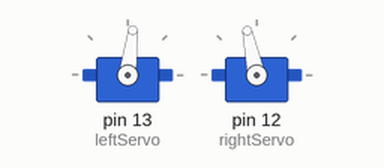
The sketch below on a simulated Arduino Uno, built with avr-gcc and run on an emulated ATmega328P. Shown: 2 × servo.

Above: at 3.05 s.
At 5.0 s:
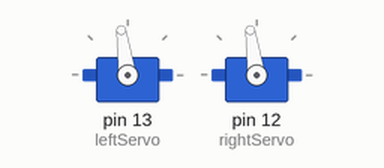
Timing chart, 0 to 9.9 s (numbered marks = the images above):
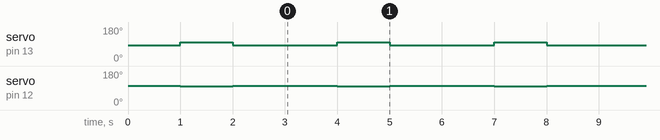

Measured:
- by itself, servo on pin 13 (leftServo): alternates 98° for 1.0 s and 83° for 2.0 s
- by itself, servo on pin 12 (rightServo): alternates 102° for 2.0 s and 98° for 1.0 s

The sketch:

Servo.ino
```cpp
#include <Servo.h>

Servo leftServo;
Servo rightServo;

void setup() {
  // put your setup code here, to run once:
  leftServo.attach(13);
  rightServo.attach(12);

  leftServo.writeMicroseconds(1400);
  rightServo.writeMicroseconds(1600);
  delay(1000);

  leftServo.writeMicroseconds(1550);
  rightServo.writeMicroseconds(1550);
  delay(1000);

  leftServo.writeMicroseconds(1400);
  rightServo.writeMicroseconds(1600);
  delay(1000);

  leftServo.detach();
  rightServo.detach();

}

void loop() {
  // put your main code here, to run repeatedly:
  leftServo.attach(13);
  rightServo.attach(12);

  leftServo.writeMicroseconds(1400);
  rightServo.writeMicroseconds(1600);
  delay(1000);

  leftServo.writeMicroseconds(1550);
  rightServo.writeMicroseconds(1550);
  delay(1000);

  leftServo.writeMicroseconds(1400);
  rightServo.writeMicroseconds(1600);
  delay(1000);
}
```
